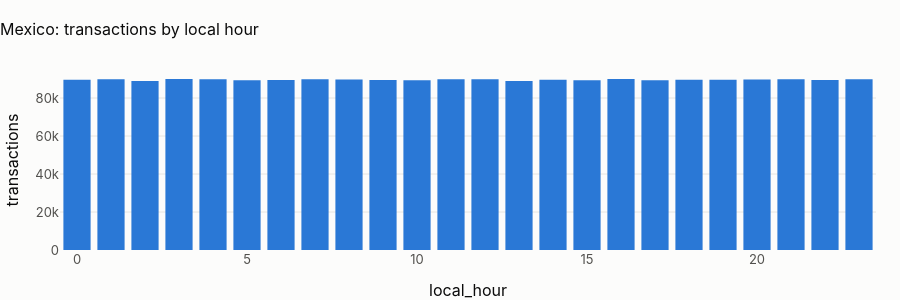

The notebook cell saved with this chart:
### Markdown cell above
## 2 · Time of day, in local time

### Code cell
hours = pl.q(
    "select local_hour_customer as local_hour, count(*) as transactions from main.tx_local group by 1 order by 1"
)
fig = px.bar(
    hours, x="local_hour", y="transactions", title=f"{CTRY.name}: transactions by local hour"
)
fig.update_layout(height=300)
fig.show()
cv = hours.transactions.std() / hours.transactions.mean()
display(
    Markdown(
        f"**Hour-of-day coefficient of variation: {cv:.3f}.** "
        + (
            "Local time shifts the uniform UTC profile by the offset and leaves it uniform: there is no daily cycle to "
            "model, in any time zone. Time-of-day features stay in the design and carry no signal here."
            if cv < 0.05
            else "There is a daily cycle in local time: time-of-day features can carry signal."
        )
    )
)

### Figure 1 — Plotly figure (JSON) as saved in the notebook; plotly's stock layout.template omitted (floating-point values rounded to 4 significant figures)
{"data": [{"hovertemplate": "local_hour=%{x}<br>transactions=%{y}<extra></extra>", "legendgroup": "", "marker": {"color": "#2a78d6", "pattern": {"shape": ""}}, "name": "", "orientation": "v", "showlegend": false, "textposition": "auto", "type": "bar", "x": [0, 1, 2, 3, 4, 5, 6, 7, 8, 9, 10, 11, 12, 13, 14, 15, 16, 17, 18, 19, 20, 21, 22, 23], "xaxis": "x", "y": [89659, 89839, 88984, 89969, 89828, 89360, 89491, 89899, 89699, 89472, 89359, 89883, 89853, 88992, 89650, 89391, 90009, 89389, 89657, 89553, 89749, 89832, 89534, 89889], "yaxis": "y"}], "layout": {"barmode": "relative", "height": 300, "legend": {"tracegroupgap": 0}, "title": {"text": "Mexico: transactions by local hour"}, "xaxis": {"anchor": "y", "domain": [0.0, 1.0], "title": {"text": "local_hour"}}, "yaxis": {"anchor": "x", "domain": [0.0, 1.0], "title": {"text": "transactions"}}}}
